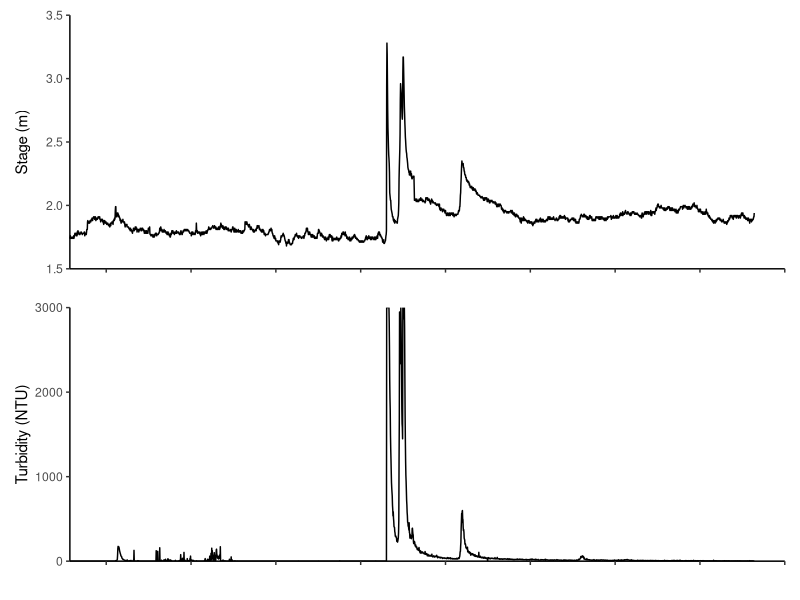

Recreate this plot in R. (Note: this script raises an error after producing the figure.)
###############################################
##
## Script name: 1_WQ_Data.R
##
## Goal: Visualize WQ time-series during the "first flush".
##
## Note: See https://github.com/RMBond/ScottCreek-WY21_CZUFire_Poster for project information.
##
###############################################

#Load packages
library(ggplot2)
library(dplyr)
library(lubridate)
library(patchwork)
library(xts)

#1. Read in the data ####

# wq.dat <- read.csv("Data/Scott_Creek_Weir_Hydrolab_20210303.csv", sep = ",", header = T) #Initial water qualiy test dataset.

wq.dat <- read.csv("Data/Scott_Creek_Weir_Hydrolab_20210413.csv", sep = ",", header = T) #Minor QC water qualiy dataset. 2729 obs 56 var.

#2. Do some data wrangling ####

wq <- wq.dat %>% #Start formatting columns into r "tidy" structure.
  mutate(Date = mdy(Date)) %>% #R sees dates as Year-Month-Day this tells it where to get that info from the date column.
  mutate(Time = hms(Time)) %>% # Tells r this column is Hours:Min:Sec
  mutate(TS = as.POSIXct(Date + Time)) %>% #making a new column with timestamp by combining Date and Time
  select(Date, TS, Temp_C, TurbSC_NTU, Dep100_m, pH, Sal_ppt, LDO_mg_l)#pair down dataset to what we need


#Check the data structure
#Note: Date = format Date and TS = format POSIXct (time series). Everything else should be numbers.

str(wq)

#3. Make individual plots ####

#Set data limits - This will help cut the time series to the dates we want to look at.
limits = as.POSIXct(c("2021-01-01 00:00:00", "2021-03-01 00:00:00"))


#* Water Depth Plot ####

depth.plot <- ggplot(wq, aes(x = TS, y = Dep100_m)) +
  geom_line() +
  scale_x_datetime(name = "",
                   date_breaks = "1 week", date_labels = ("%b %d"),
                   limits = limits, expand = c(0,0)) +
  scale_y_continuous(name = "Stage (m)", limits = c(1.5, 3.5), expand = c(0,0)) +
  theme_classic() +
  theme(axis.text.x = element_blank())


#* Turbidity Plot ####

turb.plot <- ggplot(wq, aes(x = TS, y = TurbSC_NTU)) +
  geom_line() +
  scale_x_datetime(name = "",
                   date_breaks = "1 week", date_labels = ("%b %d"),
                   limits = limits, expand = c(0,0)) +
  scale_y_continuous(name = "Turbidity (NTU)", limits = c(0, 3000), expand = c(0,0)) +
  theme_classic() +
  theme(axis.text.x = element_blank())

#* pH Plot ####

pH.plot <- ggplot(wq, aes(x = TS, y = pH)) +
  geom_line() +
  scale_x_datetime(name = "",
                   date_breaks = "1 week", date_labels = ("%b %d"),
                   limits = limits, expand = c(0,0)) +
  scale_y_continuous(name = "pH", limits = c(7, 8)) +
  theme_classic()

#* DO Plot ####

do.plot <- ggplot(wq, aes(x = TS, y = LDO_mg_l)) +
  geom_line() +
  scale_x_datetime(name = "",
                   date_breaks = "1 week", date_labels = ("%b %d"),
                   limits = limits, expand = c(0,0)) +
  scale_y_continuous(name = "DO [mg/L]", limits = c(8.5, 12.1)) +
  theme_classic()

#* Temperature Plot ####

temp.plot <- ggplot(wq, aes(x = TS, y = Temp_C)) +
  geom_line() +
  scale_x_datetime(name = "",
                   date_breaks = "1 week", date_labels = ("%b %d"),
                   limits = limits, expand = c(0,0)) +
  scale_y_continuous(name = "Temperature [*C]", limits = c(6.5, 25.5)) +
  theme_classic()

#* Salinity Plot ####
# NOTE: not much to see since its freshwater the whole time.

# sal.plot <- ggplot(wq, aes(x = TS, y = Sal_ppt)) +
#   geom_line() +
#   scale_x_datetime(name = "",
#                    date_breaks = "1 week", date_labels = ("%b %d"),
#                    limits = limits, expand = c(0,0)) +
#   scale_y_continuous(name = "Salinity [ppt]", limits = c(8.5, 12.1)) +
# theme_classic()


#4. Milti-plot output####

#Using the "Patchwork" package to pull individual plots together into one multi-plot
#Note te notation below only works with patchwork. 

# depth.plot / turb.plot / pH.plot / do.plot / temp.plot

depth.plot / turb.plot 

#Save the output
#Note: its a good practice to keep the ggsave function "commented out" so you do not override preivious files.

# ggsave("Figures/WQ_20210413_6x4.jpg", width = 6, height = 4, units = "in", dpi = 650, device = "jpg")


#4. pH Daily summary####

ph.dat <- read.csv("Data/pH_20210413.csv", sep = ",", header = T) #pH dataset only


ph <- ph.dat %>% #Start formatting columns into r "tidy" structure.
  mutate(Date = mdy(Date)) %>% #R sees dates as Year-Month-Day this tells it where to get that info from the date column.
  mutate(Time = hms(Time)) %>% # Tells r this column is Hours:Min:Sec
  mutate(TS = as.POSIXct(Date + Time)) %>%  #making a new column with timestamp by combining Date and Time
  select(Date, TS, pH)

str(ph)

#Calculate the daily pH statistics using the eXtensible Time Series package
library(xts) # package helps with time-based data classes.

ph.xts <- as.xts(ph[,3], order.by = as.Date(ph[,2], format = '%Y-%m-%d %H:%M')) #creates an xts object

# Daily Stats
d.mean <- apply.daily(ph.xts, mean) # Daily mean
d.mean.out <- mean(apply.daily(ph.xts, mean)) 
d.min <- apply.daily(ph.xts, min) # Daily min
d.min.out <- min(apply.daily(ph.xts, min))
d.max <- apply.daily(ph.xts, max) # Daily max
d.max.out <- max(apply.daily(ph.xts, max))

ph.summary <- bind_cols(
                        fortify(d.mean), #Note:Fortify is from the ggplot 2 package and makes the xts object into a df
                        fortify(d.max),
                        fortify(d.min)) %>%
             mutate(Date = Index...1) %>% 
             select(-Index...1, -Index...3, -Index...5)

str(ph.summary)


pH.daily.plot <- ggplot(ph.summary, aes(x = Date, y = d.mean)) +
  geom_line() +
  scale_x_datetime(name = "",
                   date_breaks = "1 week", date_labels = ("%b %d"),
                   limits = limits, expand = c(0,0)) +
  scale_y_continuous(name = "pH", limits = c(7.2, 8), expand = c(0,0)) +
  theme_classic()

depth.plot / turb.plot / pH.daily.plot

# ggsave("Figures/WQ_20210413_B_6x6.jpg", width = 6, height = 6, units = "in", dpi = 650, device = "jpg")

#5. Precipitation Bar graph####

precip.dat <- read.csv("Data/Precip_20210414.csv", sep = ",", header = T) #Daily precipitation dataset. 60 obs 2 var

precip <- precip.dat %>% 
  mutate(Date = mdy(Date)) %>% 
  mutate(Date2 = as.POSIXct(Date)) %>% 
  mutate(rain_cm = Inches * 2.54)

str(precip)

#bar graph
precip.daily.plot <- ggplot(precip, aes(x = Date2, y = rain_cm)) +
  geom_col(fill = "black") +
  scale_x_datetime(name = "",
                   date_breaks = "1 week", date_labels = ("%b %d"),
                   limits = limits, expand = c(0,0)) +
  scale_y_continuous(name = "Precipitation (cm)", limits = c(0, 8), expand = c(0,0)) +
  theme_classic() +
  theme() +
  theme(axis.text.x = element_blank())


precip.daily.plot / depth.plot / turb.plot / pH.daily.plot

# ggsave("Figures/WQ_20210415_6x7.jpg", width = 6, height = 7, units = "in", dpi = 650, device = "jpg")
